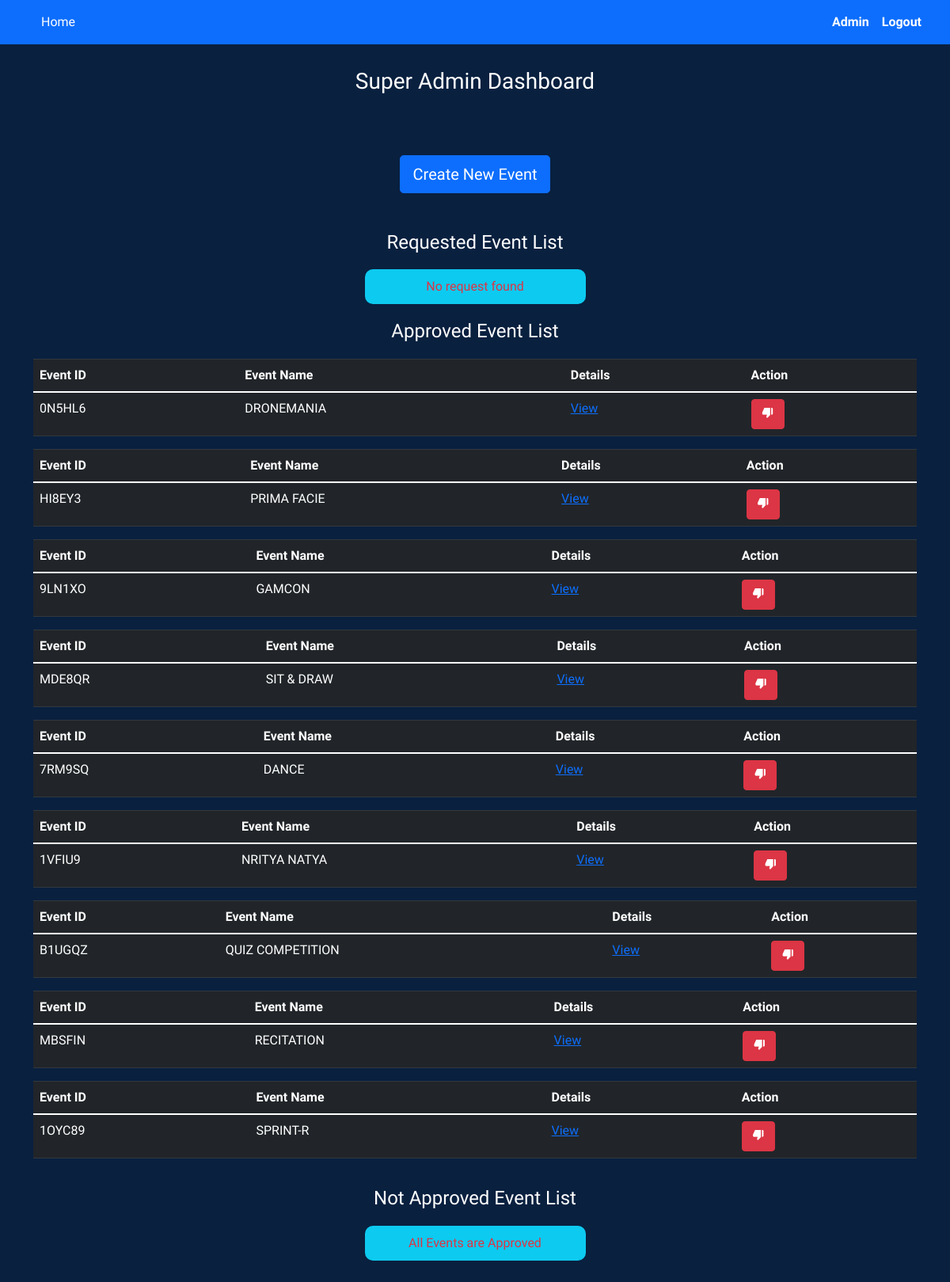
Before: /super-admin/super-admin.php (signed in) with the older database file.
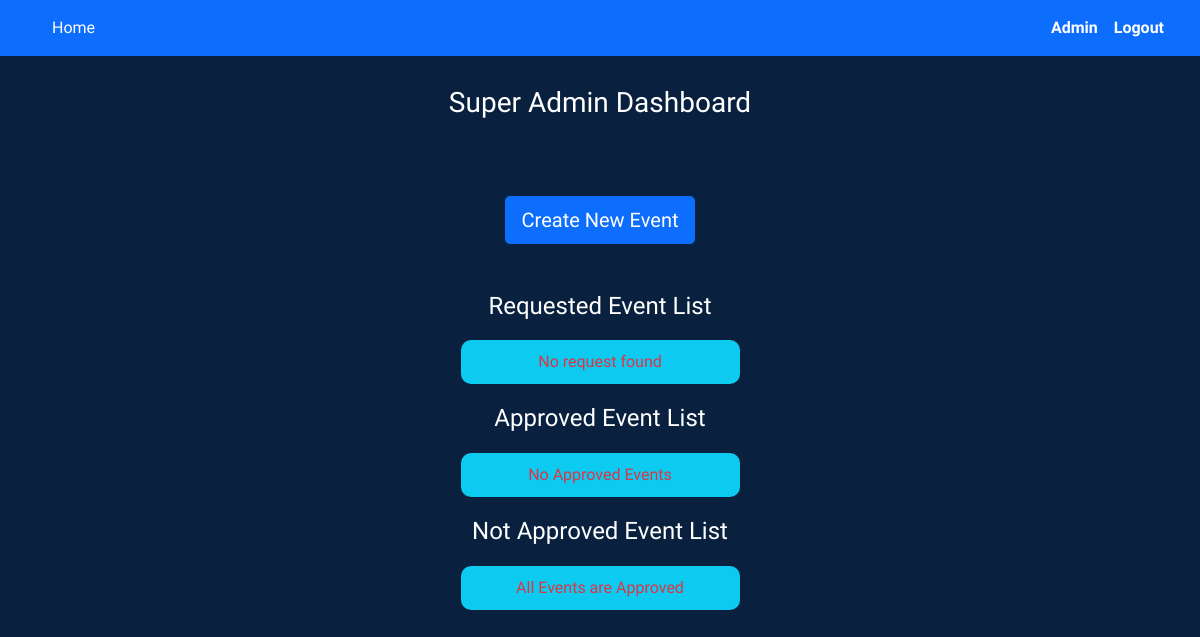
After: the same page with the newer database file.
### tables this page shows
CREATE TABLE `events` (
  `event_id` varchar(10) NOT NULL,
  `event_name` varchar(50) NOT NULL,
  `event_s_date` date DEFAULT '2023-09-18',
  `event_s_time` time DEFAULT current_timestamp(),
  `event_e_date` date DEFAULT '2023-09-21',
  `event_e_time` time DEFAULT '00:00:00',
  `event_venue` varchar(50) NOT NULL DEFAULT 'Update Your event venue',
  `organizer` varchar(50) NOT NULL,
  `event_desc` varchar(2000) NOT NULL DEFAULT 'event description will be here',
  `event_broc` varchar(100) NOT NULL DEFAULT 'event-broucher-01.pdf',
  `c_image1` varchar(100) NOT NULL DEFAULT 'coding_backdrop.png',
  `c_image2` varchar(100) NOT NULL DEFAULT 'update_poster.png',
  `c_image3` varchar(100) NOT NULL DEFAULT 'coding backdrop.png',
  `approval` int(1) NOT NULL DEFAULT 0,
  `e_slot` int(10) NOT NULL,
  `event_type` varchar(10) DEFAULT NULL,
  `form_link` varchar(2000) DEFAULT 'your embeded form link will be here'
);

### super-admin/super-admin.php (the view, shortened to what this page needs)
<?php
include "../database/db_conn.php";
?>
<!DOCTYPE html>
<html lang="en">
<head>
    <link rel="stylesheet" href="https://maxcdn.bootstrapcdn.com/bootstrap/4.0.0/css/bootstrap.min.css" />
    <link rel="stylesheet" href="https://use.fontawesome.com/releases/v5.3.1/css/all.css" />
    <link href="//maxcdn.bootstrapcdn.com/bootstrap/4.0.0/css/bootstrap.min.css" rel="stylesheet" id="bootstrap-css" />
    <link href="https://cdn.jsdelivr.net/npm/bootstrap@5.0.2/dist/css/bootstrap.min.css" rel="stylesheet">
    <link rel="stylesheet" href="https://cdn.jsdelivr.net/npm/bootstrap-icons@1.5.0/font/bootstrap-icons.css">
    <link href='https://unpkg.com/boxicons@2.1.4/css/boxicons.min.css' rel='stylesheet'>
    <link rel="stylesheet" href="css/super-admin.css">
</head>
<body>
    <nav class="navbar navbar-expand-lg navbar-dark bg-primary">
        <div class="container-fluid">
            <div class="collapse navbar-collapse" id="navbarCollapse">
                <div class="navbar-nav">
                    <a href="../index.php" class="nav-item nav-link active">Home</a>
                </div>
                <div class="navbar-nav ms-auto">
                <a href="../signup-login/login.php" class="nav-item active nav-link"><strong>Admin</strong></a>
                    <a href="../signup-login/super-admin-logout.php" class="nav-item nav-link active"><strong>Logout</strong></a>
                </div>
            </div>
        </div>
    </nav>
    <?php
    if (isset($_SESSION['sa_email']) && isset($_SESSION['sa_password'])) {
    ?>
        <div style="padding-bottom: 50px;" class="container">
            <div style="padding-bottom: 20px;" id="admin-heading">
                <h3>Super Admin Dashboard</h3>
            </div>
            <div id="home-buttons " class= 'd-flex align-items-center justify-content-center py-5'>
                <a href="../signup-login/signup.php" type="button" class="btn btn-primary btn-lg">Create New Event</a>
            </div>
            <div style="padding-bottom: 20px;" id="participant-list" class="participant-list">
                <div class="participant-list-title">
                    <h4>Requested Event List</h4>
                </div>
                <?php
                $sql = "SELECT *
            FROM events
            WHERE approval=0";
                $result = $conn->query($sql);
                if ($result->num_rows > 0) {
                    while ($row = $result->fetch_assoc()) {
                ?>
                        <table class='table table-dark'>
                            <thead>
                                <tr>
                                    <th>Event ID</th>
                                    <th>Event Name</th>
                                    <th>Details</th>
                                    <th>Action</th>
                                </tr>
                            </thead>
                            <tbody>
                                <tr>
                                    <td><?php echo $row['event_id']; ?></td>
                                    <td><?php echo $row['event_name']; ?></td>
                                    <td>
                                        <a target="_blank" href="./sa-event.php?event_id=<?php echo $row['event_id']; ?>">View</a>
                                    </td>
                                    <td>
                                        <?php
                                        $event_id = $row['event_id'];
                                        ?>
                                        <a class="btn btn-success" href="approval.php?c=1&event_id=<?php echo $row['event_id']; ?>"><i class='bx bxs-like'></i></a>
                                        <a class="btn btn-danger" href="approval.php?c=2&event_id=<?php echo $row['event_id']; ?>"><i class='bx bxs-dislike'></i></a>
                                    </td>
                                </tr>
                            </tbody>
                        </table>
                <?php
                    }
                } else {
                    echo  "<div style=\" padding: 10px; display:flex; margin: auto; align-items: center; border-radius: 10px; font-size: medium; font-weight: lighter;\" id=\"pre\" class=\"w-25 container info text-center bg-info\"> <p class=\"text-danger\" style=\"margin: auto;\" >No request found</p></div>";
                }
                ?>
            </div>
            <div style="padding-bottom: 20px;" id="participant-list" class="participant-list">
                <div class="participant-list-title">
                    <h4>Approved Event List</h4>
                </div>
                <?php
                $sql = "SELECT *
                     FROM events
            WHERE approval=1";
                $result = $conn->query($sql);
                if ($result->num_rows > 0) {
                    while ($row = $result->fetch_assoc()) {
                ?>
                        <table class='table table-dark'>
                            <thead>
                                <tr>
                                    <th>Event ID</th>
                                    <th>Event Name</th>
                                    <th>Details</th>
                                    <th>Action</th>
                                </tr>
                            </thead>
                            <tbody>
                                <tr>
                                    <td><?php echo $row['event_id']; ?></td>
                                    <td><?php echo $row['event_name']; ?></td>
                                    <td>
                                        <a target="_blank" href="./sa-event.php?event_id=<?php echo $row['event_id']; ?>">View</a>
                                    </td>
                                    <td>
                                        <a class="btn btn-danger" href="approval.php?c=2&event_id=<?php echo $row['event_id']; ?>"><i class='bx bxs-dislike'></i></a>
                                    </td>
                                </tr>
                            </tbody>
                        </table>
                <?php
                    }
                } else {
                    echo  "<div style=\" padding: 10px; display:flex; margin: auto; align-items: center; border-radius: 10px; font-size: medium; font-weight: lighter;\" id=\"pre\" class=\"w-25 container info text-center bg-info\"> <p class=\"text-danger\" style=\"margin: auto;\" >No Approved Events</p></div>";
                }
                ?>
            </div>
            <div style="padding-bottom: 20px;" id="participant-list" class="participant-list">
                <div class="participant-list-title">
                    <h4>Not Approved Event List</h4>
                </div>
                <?php
                $sql = "SELECT *
                FROM events
                WHERE approval=2";
                $result = $conn->query($sql);
                if ($result->num_rows > 0) {
                    while ($row = $result->fetch_assoc()) {
                ?>
                        <table class='table table-dark'>
                            <thead>
                                <tr>
                                    <th>Event ID</th>
                                    <th>Event Name</th>
                                    <th>Details</th>
                                    <th>Action</th>
                                </tr>
                            </thead>
                            <tbody>
                                <tr>
                                    <td><?php echo $row['event_id']; ?></td>
                                    <td><?php echo $row['event_name']; ?></td>
                                    <td>
                                        <a target="_blank" href="./sa-event.php?event_id=<?php echo $row['event_id']; ?>">View</a>
                                    </td>
                                    <td>
                                        <a class="btn btn-success" href="approval.php?c=1&event_id=<?php echo $row['event_id']; ?>"><i class='bx bxs-like'></i></a>
                                    </td>
                                </tr>
                            </tbody>
                        </table>
                <?php
                    }
                } else {
                    echo  "<div style=\" padding: 10px; display:flex; margin: auto; align-items: center; border-radius: 10px; font-size: medium; font-weight: lighter;\" id=\"pre\" class=\"w-25 container info text-center bg-info\"> <p class=\"text-danger\" style=\"margin: auto;\" >All Events are Approved</p></div>";
                }
                ?>
            </div>
        </div>
    <?php
    } else {
        header("location:./sa-login.php");
    }
    ?>
</body>
</html>

### super-admin/css/super-admin.css (style rules this page uses)
* { margin: 0%; padding: 0%; box-sizing: border-box; font-family: "Capriola", sans-serif; }
body { background-color: #09203f; }
.navbar { min-width: 320px; }
#admin-heading { padding-top: 30px; text-align: center; color: white; }
.participant-list .participant-list-title h4 { text-align: center; margin-bottom: 20px; color: white; }

Changed rows visible on the page:
removed events: event_id "0N5HL6", event_name "DRONEMANIA"
removed events: event_id "HI8EY3", event_name "PRIMA FACIE"
removed events: event_id "9LN1XO", event_name "GAMCON"
removed events: event_id "MDE8QR", event_name "SIT & DRAW"
removed events: event_id "7RM9SQ", event_name "DANCE"
removed events: event_id "1VFIU9", event_name "NRITYA NATYA"
removed events: event_id "B1UGQZ", event_name "QUIZ COMPETITION"
removed events: event_id "MBSFIN", event_name "RECITATION"
removed events: event_id "1OYC89", event_name "SPRINT-R"
Other visible differences:
text now shown: "No Approved Events"
